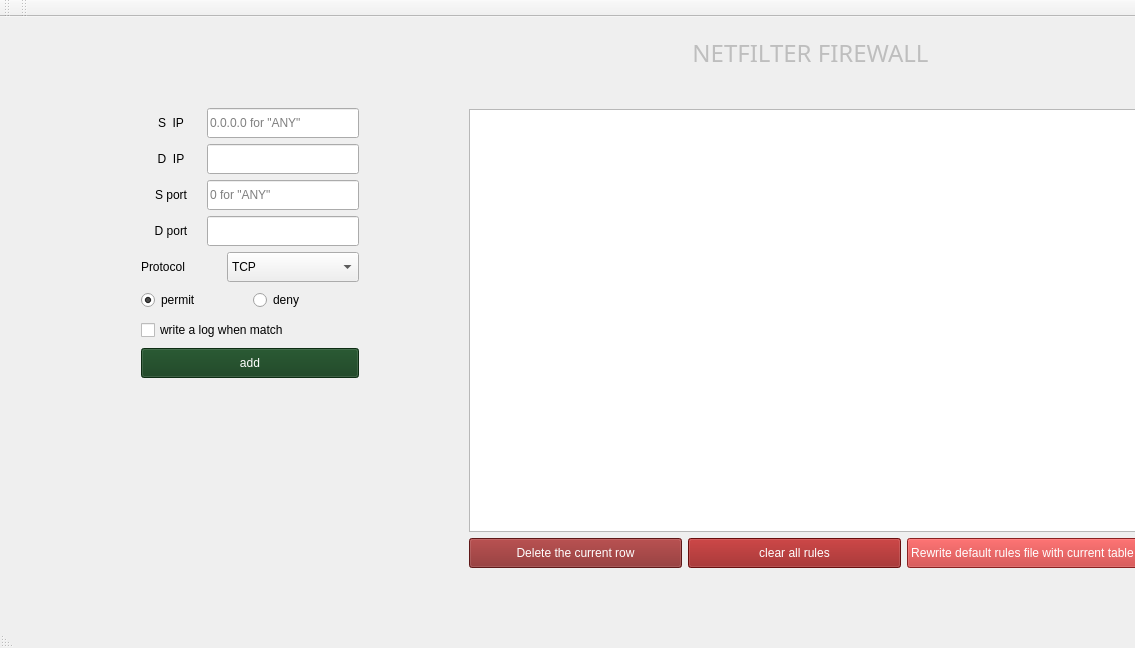
<?xml version="1.0" encoding="UTF-8"?>
<ui version="4.0">
 <class>firewall</class>
 <widget class="QMainWindow" name="firewall">
  <property name="geometry">
   <rect>
    <x>0</x>
    <y>0</y>
    <width>1135</width>
    <height>648</height>
   </rect>
  </property>
  <property name="windowTitle">
   <string>firewall</string>
  </property>
  <widget class="QWidget" name="centralWidget">
   <widget class="QPushButton" name="title">
    <property name="enabled">
     <bool>false</bool>
    </property>
    <property name="geometry">
     <rect>
      <x>660</x>
      <y>10</y>
      <width>301</width>
      <height>51</height>
     </rect>
    </property>
    <property name="font">
     <font>
      <family>Purisa</family>
      <pointsize>18</pointsize>
      <weight>50</weight>
      <italic>false</italic>
      <bold>false</bold>
      <underline>false</underline>
      <strikeout>false</strikeout>
      <stylestrategy>PreferAntialias</stylestrategy>
      <kerning>true</kerning>
     </font>
    </property>
    <property name="accessibleName">
     <string notr="true"/>
    </property>
    <property name="layoutDirection">
     <enum>Qt::LeftToRight</enum>
    </property>
    <property name="autoFillBackground">
     <bool>false</bool>
    </property>
    <property name="styleSheet">
     <string notr="true">font: 18pt &quot;Purisa&quot;;</string>
    </property>
    <property name="text">
     <string>NETFILTER FIREWALL</string>
    </property>
    <property name="shortcut">
     <string notr="true"/>
    </property>
    <property name="autoRepeat">
     <bool>false</bool>
    </property>
    <property name="autoDefault">
     <bool>false</bool>
    </property>
    <property name="default">
     <bool>false</bool>
    </property>
    <property name="flat">
     <bool>true</bool>
    </property>
   </widget>
   <widget class="QWidget" name="layoutWidget">
    <property name="geometry">
     <rect>
      <x>130</x>
      <y>80</y>
      <width>240</width>
      <height>338</height>
     </rect>
    </property>
    <layout class="QVBoxLayout" name="verticalLayout_5">
     <item>
      <layout class="QVBoxLayout" name="verticalLayout_3">
       <item>
        <layout class="QVBoxLayout" name="verticalLayout">
         <item>
          <layout class="QHBoxLayout" name="horizontalLayout">
           <item>
            <widget class="QLabel" name="label">
             <property name="minimumSize">
              <size>
               <width>60</width>
               <height>30</height>
              </size>
             </property>
             <property name="maximumSize">
              <size>
               <width>60</width>
               <height>16777215</height>
              </size>
             </property>
             <property name="text">
              <string>S  IP</string>
             </property>
             <property name="alignment">
              <set>Qt::AlignCenter</set>
             </property>
            </widget>
           </item>
           <item>
            <widget class="QLineEdit" name="sourceIPInput">
             <property name="minimumSize">
              <size>
               <width>0</width>
               <height>30</height>
              </size>
             </property>
             <property name="placeholderText">
              <string>0.0.0.0 for &quot;ANY&quot;</string>
             </property>
            </widget>
           </item>
          </layout>
         </item>
         <item>
          <layout class="QHBoxLayout" name="horizontalLayout_4">
           <item>
            <widget class="QLabel" name="label_2">
             <property name="minimumSize">
              <size>
               <width>60</width>
               <height>30</height>
              </size>
             </property>
             <property name="maximumSize">
              <size>
               <width>60</width>
               <height>16777215</height>
              </size>
             </property>
             <property name="text">
              <string>D  IP</string>
             </property>
             <property name="alignment">
              <set>Qt::AlignCenter</set>
             </property>
            </widget>
           </item>
           <item>
            <widget class="QLineEdit" name="destIPInput">
             <property name="minimumSize">
              <size>
               <width>0</width>
               <height>30</height>
              </size>
             </property>
             <property name="placeholderText">
              <string/>
             </property>
            </widget>
           </item>
          </layout>
         </item>
        </layout>
       </item>
       <item>
        <layout class="QVBoxLayout" name="verticalLayout_2">
         <item>
          <layout class="QHBoxLayout" name="horizontalLayout_2">
           <item>
            <widget class="QLabel" name="label_3">
             <property name="minimumSize">
              <size>
               <width>60</width>
               <height>30</height>
              </size>
             </property>
             <property name="maximumSize">
              <size>
               <width>60</width>
               <height>16777215</height>
              </size>
             </property>
             <property name="text">
              <string>S port</string>
             </property>
             <property name="alignment">
              <set>Qt::AlignCenter</set>
             </property>
            </widget>
           </item>
           <item>
            <widget class="QLineEdit" name="sourcePortInput">
             <property name="sizePolicy">
              <sizepolicy hsizetype="Expanding" vsizetype="Expanding">
               <horstretch>0</horstretch>
               <verstretch>0</verstretch>
              </sizepolicy>
             </property>
             <property name="minimumSize">
              <size>
               <width>0</width>
               <height>30</height>
              </size>
             </property>
             <property name="placeholderText">
              <string>0 for &quot;ANY&quot;</string>
             </property>
            </widget>
           </item>
          </layout>
         </item>
         <item>
          <layout class="QHBoxLayout" name="horizontalLayout_5">
           <item>
            <widget class="QLabel" name="label_4">
             <property name="minimumSize">
              <size>
               <width>60</width>
               <height>30</height>
              </size>
             </property>
             <property name="maximumSize">
              <size>
               <width>60</width>
               <height>16777215</height>
              </size>
             </property>
             <property name="layoutDirection">
              <enum>Qt::LeftToRight</enum>
             </property>
             <property name="text">
              <string>D port</string>
             </property>
             <property name="alignment">
              <set>Qt::AlignCenter</set>
             </property>
            </widget>
           </item>
           <item>
            <widget class="QLineEdit" name="destPortInput">
             <property name="minimumSize">
              <size>
               <width>0</width>
               <height>30</height>
              </size>
             </property>
            </widget>
           </item>
          </layout>
         </item>
        </layout>
       </item>
       <item>
        <layout class="QHBoxLayout" name="horizontalLayout_7">
         <item>
          <widget class="QLabel" name="label_5">
           <property name="maximumSize">
            <size>
             <width>80</width>
             <height>16777215</height>
            </size>
           </property>
           <property name="text">
            <string>Protocol</string>
           </property>
          </widget>
         </item>
         <item>
          <widget class="QComboBox" name="protocolComboBox">
           <property name="minimumSize">
            <size>
             <width>0</width>
             <height>30</height>
            </size>
           </property>
           <item>
            <property name="text">
             <string>TCP</string>
            </property>
           </item>
           <item>
            <property name="text">
             <string>UDP</string>
            </property>
           </item>
           <item>
            <property name="text">
             <string>ICMP</string>
            </property>
           </item>
           <item>
            <property name="text">
             <string>ANY</string>
            </property>
           </item>
          </widget>
         </item>
        </layout>
       </item>
       <item>
        <layout class="QHBoxLayout" name="horizontalLayout_6">
         <item>
          <widget class="QRadioButton" name="permit">
           <property name="minimumSize">
            <size>
             <width>0</width>
             <height>24</height>
            </size>
           </property>
           <property name="text">
            <string>permit</string>
           </property>
           <property name="checked">
            <bool>true</bool>
           </property>
           <attribute name="buttonGroup">
            <string notr="true">buttonGroup</string>
           </attribute>
          </widget>
         </item>
         <item>
          <widget class="QRadioButton" name="deny">
           <property name="minimumSize">
            <size>
             <width>0</width>
             <height>24</height>
            </size>
           </property>
           <property name="text">
            <string>deny</string>
           </property>
           <property name="checked">
            <bool>false</bool>
           </property>
           <attribute name="buttonGroup">
            <string notr="true">buttonGroup</string>
           </attribute>
          </widget>
         </item>
        </layout>
       </item>
       <item>
        <widget class="QCheckBox" name="writeLogChecked">
         <property name="minimumSize">
          <size>
           <width>0</width>
           <height>24</height>
          </size>
         </property>
         <property name="text">
          <string>write a log when match</string>
         </property>
        </widget>
       </item>
       <item>
        <layout class="QHBoxLayout" name="horizontalLayout_3">
         <item>
          <widget class="QPushButton" name="addBtn">
           <property name="minimumSize">
            <size>
             <width>0</width>
             <height>30</height>
            </size>
           </property>
           <property name="styleSheet">
            <string notr="true">background-color: rgb(18, 62, 27);
color: rgb(255, 255, 255);</string>
           </property>
           <property name="text">
            <string>add</string>
           </property>
          </widget>
         </item>
        </layout>
       </item>
      </layout>
     </item>
     <item>
      <spacer name="verticalSpacer">
       <property name="orientation">
        <enum>Qt::Vertical</enum>
       </property>
       <property name="sizeHint" stdset="0">
        <size>
         <width>20</width>
         <height>40</height>
        </size>
       </property>
      </spacer>
     </item>
    </layout>
   </widget>
   <widget class="QWidget" name="layoutWidget">
    <property name="geometry">
     <rect>
      <x>458</x>
      <y>81</y>
      <width>691</width>
      <height>481</height>
     </rect>
    </property>
    <layout class="QVBoxLayout" name="verticalLayout_4">
     <item>
      <widget class="QTableWidget" name="ruleListTable">
       <property name="sizePolicy">
        <sizepolicy hsizetype="Expanding" vsizetype="Expanding">
         <horstretch>4</horstretch>
         <verstretch>0</verstretch>
        </sizepolicy>
       </property>
       <property name="focusPolicy">
        <enum>Qt::ClickFocus</enum>
       </property>
       <property name="styleSheet">
        <string notr="true">alternate-background-color: rgb(120, 73, 73);
selection-background-color: rgb(62, 181, 0);
gridline-color: rgb(56, 173, 0);
selection-color: rgb(255, 255, 255);
border-color: rgb(133, 155, 200);</string>
       </property>
       <property name="sizeAdjustPolicy">
        <enum>QAbstractScrollArea::AdjustToContents</enum>
       </property>
       <property name="autoScrollMargin">
        <number>0</number>
       </property>
       <property name="gridStyle">
        <enum>Qt::SolidLine</enum>
       </property>
       <property name="cornerButtonEnabled">
        <bool>true</bool>
       </property>
       <attribute name="verticalHeaderStretchLastSection">
        <bool>true</bool>
       </attribute>
      </widget>
     </item>
     <item>
      <layout class="QHBoxLayout" name="horizontalLayout_8">
       <item>
        <widget class="QPushButton" name="deleteBtn">
         <property name="minimumSize">
          <size>
           <width>0</width>
           <height>30</height>
          </size>
         </property>
         <property name="baseSize">
          <size>
           <width>0</width>
           <height>30</height>
          </size>
         </property>
         <property name="styleSheet">
          <string notr="true">color: rgb(255, 255, 255);
background-color: rgb(131, 33, 33);</string>
         </property>
         <property name="text">
          <string>Delete the current row</string>
         </property>
        </widget>
       </item>
       <item>
        <widget class="QPushButton" name="clearBtn">
         <property name="minimumSize">
          <size>
           <width>0</width>
           <height>30</height>
          </size>
         </property>
         <property name="styleSheet">
          <string notr="true">background-color: rgb(145, 19, 19);
color: rgb(255, 255, 255);</string>
         </property>
         <property name="text">
          <string>clear all rules</string>
         </property>
        </widget>
       </item>
       <item>
        <widget class="QPushButton" name="rewriteDefaultRulesFile">
         <property name="minimumSize">
          <size>
           <width>0</width>
           <height>30</height>
          </size>
         </property>
         <property name="styleSheet">
          <string notr="true">color: rgb(255, 255, 255);
background-color: rgb(193, 46, 46);</string>
         </property>
         <property name="text">
          <string>Rewrite default rules file with current table</string>
         </property>
        </widget>
       </item>
      </layout>
     </item>
    </layout>
   </widget>
  </widget>
  <widget class="QToolBar" name="mainToolBar">
   <attribute name="toolBarArea">
    <enum>TopToolBarArea</enum>
   </attribute>
   <attribute name="toolBarBreak">
    <bool>false</bool>
   </attribute>
  </widget>
  <widget class="QStatusBar" name="statusBar">
   <property name="layoutDirection">
    <enum>Qt::RightToLeft</enum>
   </property>
  </widget>
  <widget class="QToolBar" name="toolBar">
   <property name="windowTitle">
    <string>toolBar</string>
   </property>
   <attribute name="toolBarArea">
    <enum>TopToolBarArea</enum>
   </attribute>
   <attribute name="toolBarBreak">
    <bool>false</bool>
   </attribute>
  </widget>
  <widget class="QMenuBar" name="menuBar">
   <property name="geometry">
    <rect>
     <x>0</x>
     <y>0</y>
     <width>1135</width>
     <height>25</height>
    </rect>
   </property>
  </widget>
 </widget>
 <layoutdefault spacing="6" margin="11"/>
 <resources/>
 <connections/>
 <buttongroups>
  <buttongroup name="buttonGroup"/>
 </buttongroups>
</ui>
